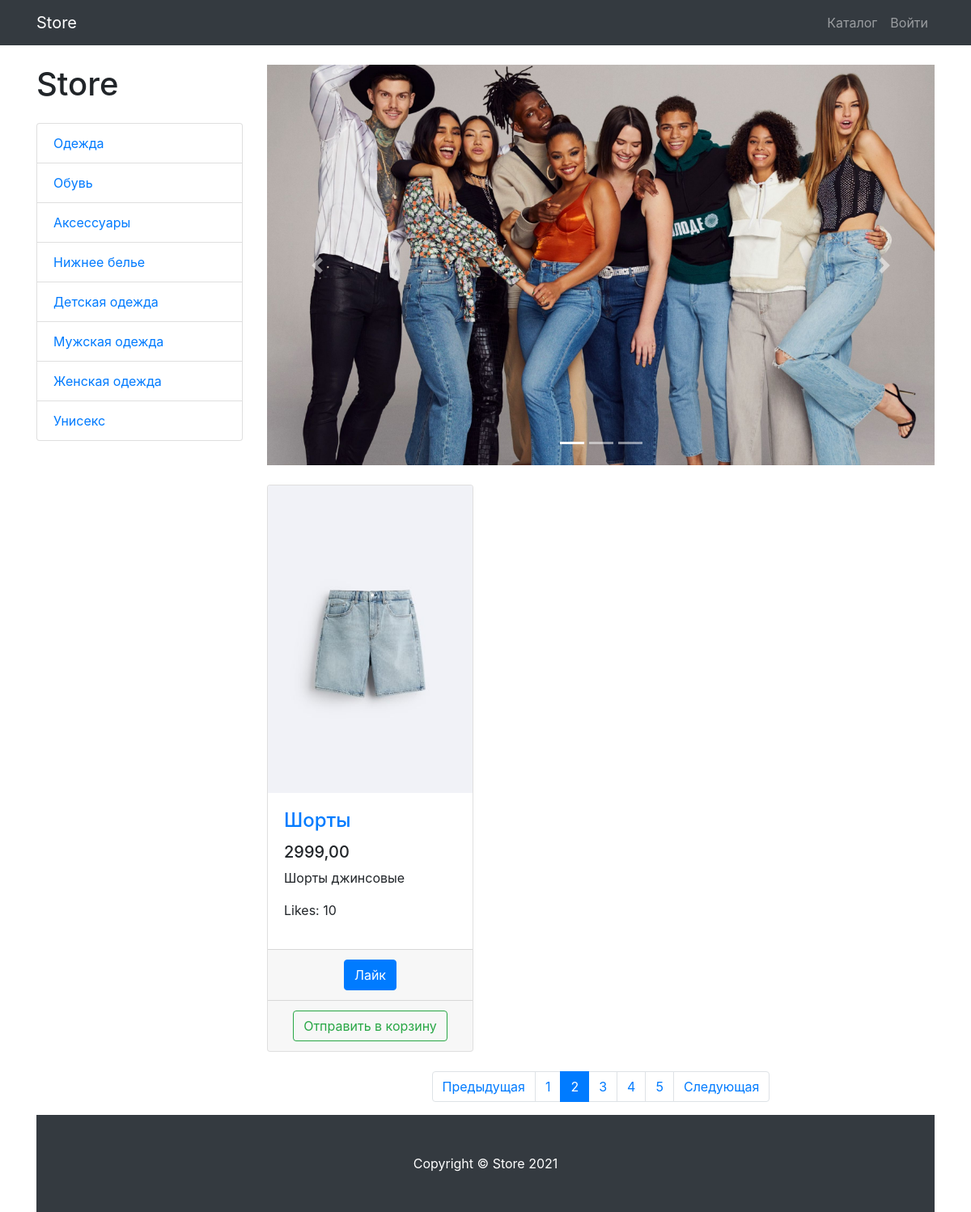
The app's page /products/page/2/ with its own data.
### products/models.py (models this page shows, shortened)
class ProductCategory(models.Model):
    name = models.CharField(
        max_length=64,
        unique=True
    )
    description = models.TextField(
        blank=True
    )
    class Meta:
        verbose_name = 'Категория'
        verbose_name_plural = 'Категории'

class Product(models.Model):
    name = models.CharField(
        max_length=256
    )
    image = models.ImageField(
        upload_to='products_images'
    )
    description = models.TextField(
        blank=True
    )
    short_description = models.CharField(
        max_length=64,
        blank=True
    )
    price = models.DecimalField(
        max_digits=8,
        decimal_places=2,
        default=0
    )
    quantity = models.PositiveIntegerField(
        default=0
    )
    category = models.ForeignKey(
        ProductCategory,
        on_delete=models.PROTECT
    )
    likes = models.PositiveIntegerField(
        default=0
    )
    class Meta:
        verbose_name = 'Продукт'
        verbose_name_plural = 'Продукты'

### products/views.py (the view)
# urls.py: path('', products, name='index'),
def products(request, category_id=None, page=1):
    context = {'title': 'Каталог', 'categories': ProductCategory.objects.all()}
    if category_id:
        products =Product.objects.filter(category_id=category_id)
    else:
        products = Product.objects.all()
    paginator = Paginator(products, 1)
    products_paginator = paginator.page(page)
    context.update({'products': products_paginator})
    return render (request, 'products/products.html', context)

### products/templates/products/products.html (shortened to what this page needs)
{% extends 'products/base.html' %}
{% load static %}
{% block css %}
    <link href="{% static 'css/products.css' %}" rel="stylesheet">
{% endblock %}
{% block content %}
    <div class="container">
        <div class="row">
            <div class="col-lg-3">
                <h1 class="my-4">Store</h1>
                <div class="list-group">
                    {% for category in categories %}
                    <a href="{% url 'products:category' category.id %}"
                        class="list-group-item">
                        {{ category.name }}
                    </a>
                    {% endfor %}
                </div>
            </div>
            <div class="col-lg-9">
                <div id="carouselExampleIndicators" class="carousel slide my-4" data-ride="carousel">
                    <ol class="carousel-indicators">
                        <li data-target="#carouselExampleIndicators" data-slide-to="0" class="active"></li>
                        <li data-target="#carouselExampleIndicators" data-slide-to="1"></li>
                        <li data-target="#carouselExampleIndicators" data-slide-to="2"></li>
                    </ol>
                    <div class="carousel-inner" role="listbox">
                        <div class="carousel-item active">
                            <img class="d-block img-fluid" src="{% static 'vendor/img/slides/slide-1.jpg' %}" alt="First slide">
                        </div>
                    </div>
                    <a class="carousel-control-prev" href="#carouselExampleIndicators" role="button" data-slide="prev">
                        <span class="carousel-control-prev-icon" aria-hidden="true"></span>
                    </a>
                    <a class="carousel-control-next" href="#carouselExampleIndicators" role="button" data-slide="next">
                        <span class="carousel-control-next-icon" aria-hidden="true"></span>
                    </a>
                </div>
                <div class="row">
                    {% for product in products %}
                        <div class="col-lg-4 col-md-6 mb-4">
                            <div class="card h-100">
                                <a href="#">
                                    <img class="card-img-top"
                                        src="/media/{{ product.image }}"
                                        alt="">
                                </a>
                                <div class="card-body">
                                    <h4 class="card-title">
                                        <a href="#">{{ product.name }}</a>
                                    </h4>
                                    <h5>{{ product.price }}</h5>
                                    <p class="card-text">{{ product.short_description }}</p>
                                    <p>Likes: {{ product.likes }}</p>
                                </div>
                                <div class="card-footer text-center">
                                    <a href="{% url 'products:like_product' product.id %}">
                                    <button type="button" class="btn btn-primary">Лайк</button>
                                    </a>
                                </div>
                                <div class="card-footer text-center">
                                    <a href="{% url 'products:basket_add' product.id %}">
                                    <button type="button" class="btn btn-outline-success">
                                        Отправить в корзину</button>
                                    </a>
                                </div>
                            </div>
                        </div>
                    {% endfor %}
                </div>
                <nav aria-label="Page navigation example">
                    <ul class="pagination justify-content-center">
                        <li class="page-item {% if not products.has_previous %} disabled {% endif %}">
                            <a class="page-link"
                                href="{% if products.has_previous %} {% url 'products:page' products.previous_page_number %} {% else %} # {% endif %}"
                                tabindex="-1" aria-disabled="true">Предыдущая</a>
                        </li>
                        {% for page in products.paginator.page_range %}
                            <li class="page-item {% if page == products.number %} active {% endif %}">
                                <a class="page-link" href="{% url 'products:page' page %}">{{ page }}</a>
                            </li>
                        {% endfor %}
                        <li class="page-item {% if not products.has_next %} disabled {% endif %}">
                            <a class="page-link"
                                href="{% if products.has_next %} {% url 'products:page' products.next_page_number %} {% else %} # {% endif %}">
                                Следующая
                            </a>
                        </li>
                    </ul>
                </nav>
            </div>
        </div>
{% endblock %}
{% block footer%}
    <footer class="py-5 bg-dark">
        <div class="container">
            <p class="m-0 text-center text-white">Copyright &copy; Store 2021</p>
        </div>
    </footer>
{% endblock %}

### static/css/products.css (style rules this page uses)
body { padding-top: 56px; }

### records on screen
ProductCategory: name "Одежда"
ProductCategory: name "Обувь"
ProductCategory: name "Аксессуары"
ProductCategory: name "Нижнее белье"
ProductCategory: name "Детская одежда"
ProductCategory: name "Мужская одежда"
ProductCategory: name "Женская одежда"
ProductCategory: name "Унисекс"
Product: image (picture), name "Шорты", price "2999,00", short_description "Шорты джинсовые", likes "10"

### other values on screen
{{ page }} "1" "2" "3" "4" "5"
